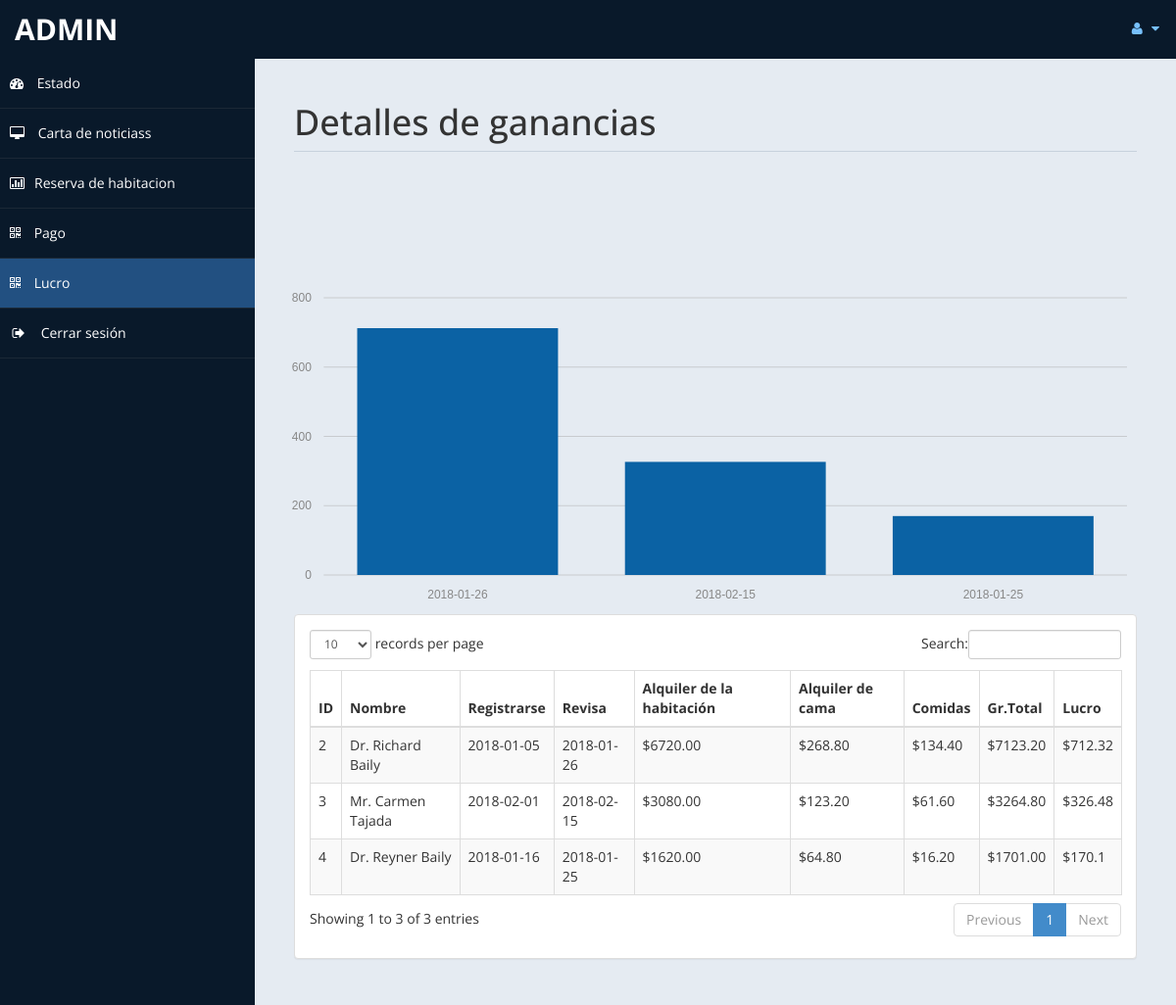
The app's page /admin/profit.php (signed in) with its own data.
### tables this page shows
CREATE TABLE `payment` (
  `id` int NOT NULL AUTO_INCREMENT,
  `title` varchar(5) DEFAULT NULL,
  `fname` varchar(30) DEFAULT NULL,
  `lname` varchar(30) DEFAULT NULL,
  `troom` varchar(30) DEFAULT NULL,
  `tbed` varchar(30) DEFAULT NULL,
  `nroom` int DEFAULT NULL,
  `cin` date DEFAULT NULL,
  `cout` date DEFAULT NULL,
  `ttot` double(8,2) DEFAULT NULL,
  `fintot` double(8,2) DEFAULT NULL,
  `mepr` double(8,2) DEFAULT NULL,
  `meal` varchar(30) DEFAULT NULL,
  `btot` double(8,2) DEFAULT NULL,
  `noofdays` int DEFAULT NULL,
  PRIMARY KEY (`id`)
);

### admin/profit.php (the view, shortened to what this page needs)
<!DOCTYPE html>
<html xmlns="http://www.w3.org/1999/xhtml">
<head>
    <link href="assets/css/bootstrap.css" rel="stylesheet" />
    <link href="assets/css/font-awesome.css" rel="stylesheet" />
	<link rel="stylesheet" href="assets/css/morris.css">
    <link href="assets/css/custom-styles.css" rel="stylesheet" />
    <link href="assets/js/dataTables/dataTables.bootstrap.css" rel="stylesheet" />
</head>
<body>
    <div id="wrapper">
        <nav class="navbar navbar-default top-navbar" role="navigation">
            <div class="navbar-header">
                <a class="navbar-brand" href="home.php"><?php echo $_SESSION["user"]; ?> </a>
            </div>
            <ul class="nav navbar-top-links navbar-right">
                <li class="dropdown">
                    <a class="dropdown-toggle" data-toggle="dropdown" href="#" aria-expanded="false">
                        <i class="fa fa-user fa-fw"></i> <i class="fa fa-caret-down"></i>
                    </a>
                </li>
            </ul>
        </nav>
        <nav class="navbar-default navbar-side" role="navigation">
            <div class="sidebar-collapse">
                <ul class="nav" id="main-menu">
                    <li>
                        <a href="home.php"><i class="fa fa-dashboard"></i> Estado</a>
                    </li>
                    <li>
                        <a  href="messages.php"><i class="fa fa-desktop"></i> Carta de noticiass</a>
                    </li>
					<li>
                        <a href="roombook.php"><i class="fa fa-bar-chart-o"></i>Reserva de habitacion</a>
                    </li>
                    <li>
                        <a  href="payment.php"><i class="fa fa-qrcode"></i> Pago</a>
                    </li>
					 <li>
                        <a class="active-menu" href="profit.php"><i class="fa fa-qrcode"></i> Lucro</a>
                    </li>
                    <li>
                        <a href="logout.php" ><i class="fa fa-sign-out fa-fw"></i> Cerrar sesión</a>
                    </li>
            </div>
        </nav>
        <div id="page-wrapper" >
            <div id="page-inner">
			 <div class="row">
                    <div class="col-md-12">
                        <h1 class="page-header">
                           Detalles de ganancias<small> </small>
                        </h1>
                    </div>
                </div>
            <div class="row">
				<?php
				include('db.php');
?>
				<br>
				<br>
				<br>
				<br><div id="chart"></div>
                <div class="col-md-12">
                    <div class="panel panel-default">
                        <div class="panel-body">
                            <div class="table-responsive">
                                <table class="table table-striped table-bordered table-hover" id="dataTables-example">
                                    <thead>
                                        <tr>
											<th>ID</th>
                                            <th>Nombre</th>
                                            <th>Registrarse</th>
											<th>Revisa</th>
                                            <th>Alquiler de la habitación</th>
											<th>Alquiler de cama</th>
											<th>Comidas </th>
											<th>Gr.Total</th>
											<th>Lucro</th>
                                        </tr>
                                    </thead>
                                    <tbody>
									<?php
										$sql="select * from payment";
										$re = mysqli_query($con,$sql);
										while($row = mysqli_fetch_array($re))
										{
											$id = $row['id'];
											if($id % 2 ==1 )
											{
												echo"<tr class='gradeC'>
													<td>".$row['id']." </td>
													<td>".$row['title']." ".$row['fname']." ".$row['lname']."</td>
													<td>".$row['cin']."</td>
													<td>".$row['cout']."</td>
													<td>$".$row['ttot']."</td>
													<td>$".$row['mepr']."</td>
													<td>$".$row['btot']."</td>
													<td>$".$row['fintot']."</td>
													<td>$".$row['fintot']*10/100 ."</td>
													</tr>";
											}
											else
											{
												echo"<tr class='gradeU'>
													<td>".$row['id']." </td>
													<td>".$row['title']." ".$row['fname']." ".$row['lname']."</td>
													<td>".$row['cin']."</td>
													<td>".$row['cout']."</td>
													<td>$".$row['ttot']."</td>
													<td>$".$row['mepr']."</td>
													<td>$".$row['btot']."</td>
													<td>$".$row['fintot']."</td>
													<td>$".$row['fintot']*10/100 ."</td>
													</tr>";
											}
										}
									?>
                                    </tbody>
                                </table>
                            </div>
                        </div>
                    </div>
                </div>
            </div>
                </div>
            </div>
    </div>
</body>
</html>

### admin/assets/css/custom-styles.css (style rules this page uses)
body { font-family: 'Open Sans', sans-serif; }
#wrapper { width: 100%; background:#09192A; }
#page-wrapper { padding: 15px 15px; min-height: 600px; background:#E5EBF2; }
#page-inner { width:100%; margin:10px 20px 10px 0px; background-color:transparent; padding:10px; min-height:1200px; }
h1, .h1, h2, .h2, h3, .h3 { margin-top: 7px; margin-bottom: -5px; }
.page-header { padding-bottom: 9px; margin: 10px 0 45px; border-bottom: 1px solid #C7D1DD; }
.top-navbar { margin:0px; }
.top-navbar .navbar-brand { color: #fff; width: 260px; text-align: left; height: 60px; font-size: 30px; font-weight: 700; text-transform: uppercase; line-height: 30px; }
.top-navbar .nav > li { position: relative; display: inline-block; }
.top-navbar .nav > li > a { position: relative; display: block; padding: 19px 15px; color: #77C0FD; }
.active-menu { background-color:#225081!important; }
.sidebar-collapse , .sidebar-collapse .nav { background:none; }
.sidebar-collapse .nav { padding:0; }
.sidebar-collapse .nav > li > a { color:#fff; background:transparent; text-shadow:none; }
.sidebar-collapse > .nav > li > a { padding:15px 10px; }
.sidebar-collapse > .nav > li { border-bottom: 1px solid rgba(107, 108, 109, 0.19); }
.navbar-side { border:none; background-color: transparent; }
.top-navbar { background:#09192A; border-bottom:none; }
.top-navbar .nav > li > a > i { margin-right: 2px; }
.navbar-default { border:0px solid black; }
.navbar-header { background: #09192A; }
.nav > li > a > i { margin-right:10px; }
@media (min-width:768px) { #page-wrapper { margin: 0 0 0 260px; padding: 15px 30px; min-height: 1200px; } }
@media (min-width:768px) { .navbar-side { z-index: 1; position: absolute; width: 260px; } }
@media (min-width:768px) { .navbar { border-radius: 0px; } }

### records on screen
payment: id "2", title "Dr.", fname "Richard", lname "Baily", cin "2018-01-05", cout "2018-01-26", ttot "6720.00", mepr "268.80", btot "134.40", fintot "7123.20", $row['fintot']*10/100 "712.32"
payment: id "3", title "Mr.", fname "Carmen", lname "Tajada", cin "2018-02-01", cout "2018-02-15", ttot "3080.00", mepr "123.20", btot "61.60", fintot "3264.80", $row['fintot']*10/100 "326.48"
payment: id "4", title "Dr.", fname "Reyner", lname "Baily", cin "2018-01-16", cout "2018-01-25", ttot "1620.00", mepr "64.80", btot "16.20", fintot "1701.00", $row['fintot']*10/100 "170.1"

### other values on screen
$_SESSION["user"] "ADMIN"
